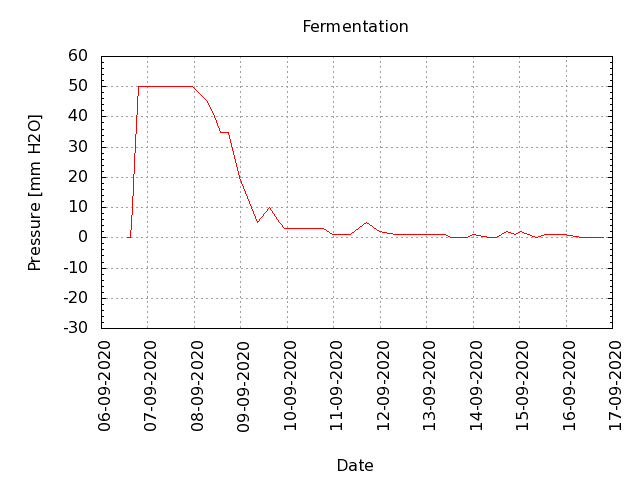

Reproduce this figure in gnuplot.
# setup graph
set term png
output_file   = "pressure.png"
set output output_file
set title "Fermentation"
set style data lines
set ylabel "Pressure [mm H2O]"
set yrange [-30:60]
set grid y
set ytics 10
set mytics 5
set xlabel "Date"
set grid x
set xtic rotate by 90 scale 0 offset 0.5,0
set autoscale x
set xdata time
set timefmt "%d-%m-%Y  %H:%M"
set format x "%d-%m-%Y"
plot "fermentation.data" using 1:4 title ""
# set output back to default
set output
# reset terminal type
set terminal pop
